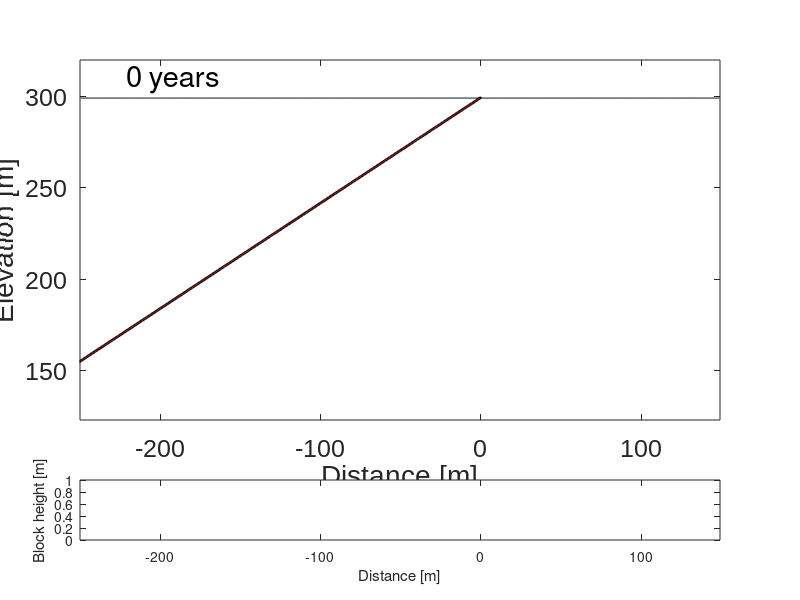

This figure's MATLAB source: (Note: this script raises an error after producing the figure.)
%11/8/2017
%This code evolves a hogback through time. A resistant layer of
%rock, which weathers slowly, overlies a softer layer of rock that weathers
%quickly. Resistant rock produces "blocks" which land on the adjoining
%hillslope. Boundaries incise at a specified rate. User can set hogback
%layer thickness, block size, and dip, as well as relative weathering and
%incision rates. Trackable metrics included are time and space-averaged
%slope, block height, weathering rate, and erosion rate. Parameter space
%exploration allows use of different weathering rules and block movement
%rules. Parameters that users need to specify are surrounded by many 
%comment signs. Model parameters are set to match those presented in JGR
%paper (2017?). This model differs from that of Glade et al., 2017 in that
%it allows the boundary condition to move with the feature. 

%R.C. Glade and R.S. Anderson


clear all %clear all current variables
close all %close all open figures

%% Initialize

%User input needed:
%%%%%%%%%%%%%%%%%%%%%%%%%%%%%%%%%%%%%%%%%%%%%%%%%
%Hogback characteristics
thickness = 1; %thickness of resistant layer [m]
blockheight = 1; %height of blocks [m]
blockwidth = 1; %width of blocks [m]
slopedegrees = 30; %dip of resistant layer [degrees]. Beware extremely low or high angles (must change initial topography setup to work)
drop = 3; %elevation drop (between resistant layer and slope) required for blocks to be released
blockmove = 2; %elevation difference between block and next cell required for block to move. E.g., if blockmove = 2, then elevation difference must be 2 times the current block height
cutoff = 0.2; %blocks no longer act as blocks after this block height
metric = 1; %toggle calculations of metrics in the model (increases run time). 0 = off; 1 = on.  
channel_on = 1; %=1 allows boundary to move with feature; =0 keeps boundary stationary

%Weathering parameters
exponential = 1; %=1 for exponential weathering, =0 for humped weathering rule
wstar = 0.1; %characteristic weathering depth
wdotnot = 1e-3; %maximum (bare bedrock) weathering rate
wdotnot_hard = 1e-5; %maximum (bare bedrock) weathering rate for resistant layer 
H0 = 0; %initial soil thickness

%for humped weathering curve:
%A = 5e-3; %peak of humped weathering curve
%A_l2 = A/100; %peak of humped weathering curve for resistant layer

%Transport parameters
k = 0.5; %this will be in units of [L/T] for Johnstone & Hilley style flux rule
hstar = 0.2; %characteristic depth for depth-dependent flux rule [m]
edot_channel = 3e-5; %channel boundary conditions at edges [m/yr]
%rockdensity = 2.3; %density of rock 
%soildensity = 2; %density of soil
%stdev = 5; %variable used for alternate spatial block distribution on slope

%Time conditions
dt = 2;
tmax = 1500000;
t = 0:dt:tmax;
imax = length(t);
nplots = 600;
tplot = tmax/nplots;
tchannel_stabilize = tmax;
%%%%%%%%%%%%%%%%%%%%%%%%%%%%%%%%%%%%%%%%%%%%%%%%%

%no user input needed (but there are some things you can change if desired)
%Block release rules 
hogbackslope = tand(slopedegrees); %convert slope degrees to percent
dx = blockwidth*cosd(slopedegrees); %set dx based on block height
elevhogdrop = blockheight*sind(slopedegrees); %calculate the vertical decrease in height on resistant layer after new row of blocks falls
xchange = dx;

%Domain setup
xmin = -250;
xmax = 150;
x = xmin:dx:xmax;
xedge = x(1:end-1)+(dx/2); %location of cell edges
zmax = 300; %peak elevation of initial topography
xlimfixed = [min(x) max(x)]; %for plotting purposes
ylimfixed = [123 320]; %for plotting purposes

%initial topography 
fractureplanedegrees = 90-slopedegrees; %line perpendicular to resistant dip slope to define "Fractures"
fractureplane = tand(fractureplanedegrees); %convert to percent slope
z1 = hogbackslope.*(x)+zmax; %line defining the top of the resistant layer
z2 = -fractureplane.*x+zmax; %line defining fracture plane
z2end = zmax-thickness*cosd(slopedegrees); %elevation of end of resistant layer depending on layer thickness
z3 = ones(1,length(x))*z2end; %horizontal line for initial topography of soft rock
zb = min(z1,z2); %combine to get initial topography
zb = max(zb,z3); %combine to get initial bedrock topography 
ztopo0 = zb; % saves initial topo


%Topography and lines for plotting 

%intercepts
b1 = zmax; %intercept for top of resistant layer
b2 = zmax-(thickness/(cosd(slopedegrees))); %intercept for bottom of resistant layer

% equations of lines bounding layers
z1l = (hogbackslope.*x) + b1; %line for top of resistant layer
z2l = z1-thickness/cosd(slopedegrees); %line for bottom of resistant layer
l2 = find(zb<=z1l & zb>=z2l); %location of the hard layer for indexing purposes



%Block rules 
blockend = length(x); %variable used later to prevent blocks going beyond domain space
nrocks = thickness/blockheight; %number of blocks released in one event
blockstart = l2(end)+1; %index of the beginning of the slope i.e. location of deposition of first block when released
wdotdist = []; %initialize array to track location of each block

%initial soil conditions
H=zeros(size(x));
H(:) = H0; %initial soil thickness

z = zb+H; %initial topography is sum of bedrock elevation and soil thickness

%other initializations
F(imax)=struct('cdata',[],'colormap',[]);
wdottracking=[]; %initialize array to keep track of block heights
peak=find(z==max(z(l2)));
elevblock=zeros(size(wdotdist));
elevnext=zeros(size(wdotdist));
Hsave=[]; %array to remember soil thickness underneath blocks


nframe = 0;
%slopelength=zeros(1,length(t)); %slope length tracking
%hogposition=zeros(1,length(t)); %peak position tracking


%plot initial topography
figure(1)
plot(x,zb)
axis equal

%initialize metric arrays
blockstart = 0; 
l=blockstart:5:blockstart+100; %used for calculating metrics
meanslope = zeros(1,length(l));
meanspacing = zeros(1,length(l));
meanH = zeros(1,length(l));
meanheight = zeros(1,length(l));
meanwdot = zeros(1,length(l));
meanflux = zeros(1,length(l));
erosion = zeros(1,length(l));
meanwdot2 = zeros(1,length(l));
analyticalslope = zeros(1,length(l));

meanslopesave=[];
analyticalslopesave=[];
meanfluxsave=[];
meanHsave=[];
meanheightsave=[];
meanwdotsave=[];
meandhdtsave=[];
erosionsave=[];
meanwdot2save=[];
blocklocationsave=[];
blockweathersave = [];
weathering_base_save = [];
peak_save = [];
meanerode_save = [];
meanslope2save = [];



channel = length(zb);





%% run

%Time loop

for i=1:imax
    

    %reevaluate location of hard layer
    l2=find(zb<=z1l & zb>=z2l); %this is the hard layer

    %set weathering rules:
    %if using humped weathering rule:
        if exponential==0

            wdot = wdotnot.*exp(-H./wstar)+((A*H./wstar).*exp(-H./wstar));
            wdot(l2) = 0; %don't allow resistant layer to weather- it only produces blocks. This conserves mass, but may be altered

        end

    %if using exponential weathering rule
        if exponential==1

            wdot = wdotnot.*exp(-H./wstar); 
            wdot(l2) = 0; %don't allow resistant layer to weather- it only produces blocks. This conserves mass, but may be altered

        end

        if channel_on == 1
            Hsave(find(wdotdist==min(channel)))=[]; %remove saved soil height from array at old block locations 
            wdottracking(find(wdotdist==min(channel)))=[]; %remove block weathering tracking from edge of domain
            wdotdist(find(wdotdist==min(channel)))=[]; %remove block location tracking from edge of domain
            wdottracking(find(wdotdist==min(channel)))=[]; %remove block weathering tracking from edge of domain
            wdotdist(find(wdotdist==min(channel)))=[]; %remove block location tracking from edge of domain

            Hsave(find(wdotdist==min(channel)-1))=[]; %remove saved soil height from array at old block locations 
            wdottracking(find(wdotdist==min(channel)-1))=[]; %remove block weathering tracking from edge of domain
            wdotdist(find(wdotdist==min(channel)-1))=[]; %remove block location tracking from edge of domain
            wdottracking(find(wdotdist==min(channel)-1))=[]; %remove block weathering tracking from edge of domain
            wdotdist(find(wdotdist==min(channel)-1))=[]; %remove block location tracking from edge of domain



        end
    

    %Moving blocks
    for j = 1:length(wdotdist)
        
        elevblock(j)=z(wdotdist(j)); %find elevation of top of block
        elevnext(j)=z(wdotdist(j)+1); %find elevation of cell downslope of block
        blockdrop=elevblock(j)-elevnext(j); %find elevation difference between top of block and next cell

            if blockdrop>=blockmove*(blockheight-wdottracking(j)) %if elevation difference is sufficient to move block   

                wdotdist(j)=wdotdist(j)+1; %moves the block one cell downslope in block location array
                H(wdotdist(j)-1)=Hsave(j); %restores previous soil height to cell where block used to be
                zb(wdotdist(j))=zb(wdotdist(j))+(blockheight-(wdottracking(j)))+H(wdotdist(j)); %Add block height to bedrock elevation of new block cell, including soil thickness
                zb(wdotdist(j)-1)=zb(wdotdist(j)-1)-(blockheight-(wdottracking(j)))-Hsave(j); %Subtract block height from bedrock elevation of previous block cell
                Hsave(j)=H(wdotdist(j)); %store soil thickness in new block cell
                H(wdotdist(j))=0; %set soil thickness to 0 on top of blocks
                z=H+zb; %update topography

            end
       
    end
   
    

    %Supply of blocks from hogback

    %keep track of elevation drop next to hogback
    elevdrop=z(l2(end))-z(l2(end)+1); %current elev diff between hogback and slope
    overshoot=elevdrop-drop; %how much further than one blockheight did slope decrease?

    if overshoot>=2*drop %check to make sure slope hasn't eroded down more than 1 block set. If so, need a smaller time step. 
    
        disp('DANGER')
    
    end

    peak=find(z==max(z(l2))); %find new peak elevation

    %block release
    if elevdrop>=drop & t(i)>0 %if elevation drop between resistant layer and slope is sufficient
        channel = [min(channel)-1, channel];
        zb(min(channel)) = zb(min(channel)+1);
        z(min(channel)) = z(min(channel)+1);
        

        
        zmax = z(peak)-elevhogdrop; %new peak after blocks fall based on block height
        zl2end=z(l2(end))-elevhogdrop; %new elev of end of resistant layer after blocks fall
        zb(peak-xchange/dx:l2(end)-xchange/dx)=linspace(zmax,zl2end,length(peak-xchange/dx:l2(end)-xchange/dx)); %place new zb after blocks fall
        zb(l2(end))=zb(l2(end))-drop; %new elevation of slope start
        l2=find(zb>=z2l & zb<=z1l); %update the hard layer
        
        
        peak=find(z==max(z(l2))); %find peak again
        
        %l2=find(zb>=z2l & zb<=z1l); %update the hard layer

        %place blocks every time hogback blocks fall
        blockstart=l2(end)+1; %reevaluate location of end of hogback/beginning of hillslope

        %choose block distribution pattern:
        %wdotdistnew=round(abs(stdev.*randn(1,nrocks))+blockstart); %use random distribution of block placement (right side of bell curve)
        %wdotdistnew=[blockstart:2:blockstart+((2*nrocks)-1)]; %place blocks immediately downslope, with one space in between each other
        wdotdistnew=[blockstart:blockstart+nrocks-1]; %place blocks immediately downslope, next to each other

        wdotdistnew(find(wdotdistnew>blockend))=[]; %make sure blocks don't go beyond calculation space
        zb(wdotdistnew)=zb(wdotdistnew)+blockheight+H(wdotdistnew); %add bedrock topography where there are blocks
        Hsavenew=H(wdotdistnew); %save soil height where there are now blocks
        Hsave=cat(2,Hsave,Hsavenew); %update saved soil height array

        H(wdotdistnew)=0; %set soil where block are to 0 (soil is saved, but must be 0 to allow new weathering rate)
        wdotdist=cat(2,wdotdist,wdotdistnew); %combine new block location array with old
        wdottracking=cat(2,wdottracking,zeros(size(wdotdistnew))); %add cells onto total weathering array to accomodate new blocks
        
    end


    %update weathering array to keep track of block heights
    if exponential==0
       
        %humped weathering rule
        wdot_Hsave=wdotnot.*exp((-(Hsave+(blockheight-wdottracking)))./wstar)+(((A*(Hsave+(blockheight-wdottracking)))./wstar).*exp(-(Hsave+(blockheight-wdottracking))./wstar));
        Hsave=Hsave+(wdot_Hsave*dt);
        %wdot(wdotdist)=wdotnot_hard.*exp(-H(wdotdist)./wstar)+(((A_l2*H(wdotdist))./wstar).*exp(-H(wdotdist))./wstar); %where there is a block, use hard wdot
        wdot(wdotdist) = wdotnot_hard;
        wdottracking=wdottracking+wdot(wdotdist).*dt; %keep track of total weathering
    
    end




    if exponential==1
       
        %exponential weathering rule
        wdot_Hsave=wdotnot.*exp(-(Hsave+(blockheight-wdottracking))./wstar);
        Hsave=Hsave+(wdot_Hsave*dt);
        wdot(wdotdist)=wdotnot_hard.*exp(-H(wdotdist)./wstar); %where there is a block, use hard wdot, allowing soil on top to affect weathering rate
        %wdot(wdotdist)=wdotnot_hard; %where there is a block, use hard wdot assuming no soil
        wdottracking=wdottracking+wdot(wdotdist).*dt; %keep track of total weathering
        
    
    end

    Hsave(find(wdotdist==length(x)-1))=[]; %remove saved soil height from array at old block locations 
    wdottracking(find(wdotdist==length(x)-1))=[]; %remove block weathering tracking from edge of domain
    wdotdist(find(wdotdist==length(x)-1))=[]; %remove block location tracking from edge of domain
    wdottracking(find(wdotdist==length(x)))=[]; %remove block weathering tracking from edge of domain
    wdotdist(find(wdotdist==length(x)))=[]; %remove block location tracking from edge of domain

    
    
    %Soil transport
    %calculate topographic slope
    slope=diff(z)/dx;

    % find peaks and troughs to find H at upslope cell
    signdiff = sign(slope);
    xedge = x(1:end-1)+(dx/2);
    lt = find(signdiff<0); % these will be slopes with peaks to their left
    rt = find(signdiff>0); % these will be slopes with peaks to their right
    
    %find soil thickness at upslope cell
    hedge = zeros(size(xedge));
    hedge(1) = H(2);
    hedge(end)= H(end-1);
    hedge(rt) = H(rt+1);
    hedge(lt) = H(lt);

    %linear flux from Johnstone and Hilley
    q = -k.*slope.*hstar.*(1-(exp(-hedge./hstar)));

    q = [q(1) q q(end)]; % boundary conditions
   
    
    % now conserve mass
    dh_dt=wdot-diff(q)/dx; %change in soil thickness per time step
    H=H+(dh_dt*dt); %new soil thickness 
    H = max(0,H); %prevent negative soil thickness
    
    if channel_on == 1
        zb(2:min(channel)-1) = zb(2:min(channel)-1)-(wdot(2:min(channel)-1));
    
    else
        zb(2:end)=zb(2:end)-(wdot(2:end)*dt); %update bedrock topography, except at boundaries
    end

    %Get rid of blocks once they have weathered to size cutoff
    H(wdotdist(find(wdottracking>=blockheight-cutoff)))=Hsave(find(wdottracking>=blockheight-cutoff));
    zb(wdotdist(find(wdottracking>=blockheight-cutoff)))=z(wdotdist(find(wdottracking>=blockheight-cutoff)))-H(wdotdist(find(wdottracking>=blockheight-cutoff)));
    Hsave(find(wdottracking>=blockheight-cutoff))=[];
    wdotdist(find(wdottracking>=blockheight-cutoff))=[];
    wdottracking(find(wdottracking>=blockheight-cutoff))=[];


    % now impose a channel boundary condition
    if(t(i)<=tchannel_stabilize)
       
        zb(1) = zb(1)-(edot_channel*dt);
        
        
        if channel_on ==1 %channel moves laterally with crest
            zb(channel) = zb(channel)-(edot_channel*dt);
            H(channel) = 0;
            
        else
            zb(end) = zb(end)-(edot_channel*dt);
        end
    
     else
        zb(1) = zb(1);
        zb(end) = zb(end);
        H(1)=1;
        H(end)=1;
    end
    
 
    z=H+zb; %update topography
    

    %Metrics
    if metric == 1
    
    height = blockheight-wdottracking; %current height of blocks
    wdotdistsort = sort(wdotdist); %locations of blocks
    wdotmean = wdot; %all weathering rates
    wdotmean(wdotdistsort) = NaN; %weathering rates of non-blocks only
    Hmean = H; %all soil depths
    Hmean(wdotdistsort) = NaN; %soil depth of non-blocks

        %calculate metrics after a certain amount of time
        if t(i)>1250000

            l = blockstart:1:blockstart+50;
            xmetrics = abs((x(l)) - (x(blockstart)));



            %metrics averaged over 4 cells
            for j = 1:length(l)


                  meanslope2(j) = ((z(l(j))-((sum(height(find(wdotdist == l(j)))))))-(z(l(j)+3)-(sum(height(find(wdotdist == l(j)+3))))))/(x(l(j)+3)-x(l(j)));
                  meanslope(j) = ((z(l(j))-(sum(height(find(wdotdist == l(j))))))-(z(l(j)+3)-(sum(height(find(wdotdist==l(j)+3))))))./((x(l(j)+3)-x(l(j))));
                  meanheight(j) = mean(height(find(wdotdist >= l(j) & wdotdist <= l(j)+3)));
                  %mean soil thickness between blocks
                  meanH(j) = nanmean(Hmean(l(j):l(j)+3));
                  meanwdot(j) = mean(wdot(l(j):l(j)+3));
                  %mean weathering rate in between blocks
                  meanwdot2(j) = nanmean(wdotmean(l(j):l(j)+3)); 
                  meanflux(j) = mean(q(l(j):l(j)+3));

            end

            meanheight(find(isnan(meanheight)==1)) = 0;


        end
    end



    %track sizes for fancy plotting
    markersize1 = wdotdist(find(wdottracking<=blockheight/4));
    markersize2 = wdotdist(find(wdottracking<=blockheight/2 & wdottracking>= blockheight/4));
    markersize3 = wdotdist(find(wdottracking<=3*blockheight/4 & wdottracking>= blockheight/2));
    markersize4 = wdotdist(find(wdottracking>=3*blockheight/4));

    if(rem(t(i),tplot) == 0)
        nframe = nframe+1;

    


    figure(1)
    subplot('position',[0.1 0.3 0.8 0.6]) 
    plot(x,z,'k')
    hold on
    plot(x,zb,'Color', [0.466667 0.533333 0.6])

    
    % now try to patch fill the hard stuff
    xhard = [x(1:peak) x(peak:l2(end)) fliplr(x(1:l2(end)))];
    zhard = [z1l(1:peak) zb(peak:l2(end)) fliplr(z2l(1:l2(end)))];
    fill(xhard,zhard, [0.698039 0.133333 0.133333]);

     plot(x(markersize1),z(markersize1),'sb','MarkerSize',8,'MarkerFaceColor',[0.698039 0.133333 0.133333],'MarkerEdgeColor','k')
     plot(x(markersize2),z(markersize2),'sb','MarkerSize',6,'MarkerFaceColor',[0.698039 0.133333 0.133333],'MarkerEdgeColor','k')
     plot(x(markersize3),z(markersize3),'sb','MarkerSize',3,'MarkerFaceColor',[0.698039 0.133333 0.133333],'MarkerEdgeColor','k')
     plot(x(markersize4),z(markersize4),'sb','MarkerSize',1,'MarkerFaceColor',[0.698039 0.133333 0.133333],'MarkerEdgeColor','k')

    set(gca,'fontsize',18,'fontname','arial');
    xlabel('Distance [m]','fontname','arial','fontsize',20) ;
    ylabel('Elevation [m]','fontname','arial','fontsize',20);
    axis([xlimfixed ylimfixed])
    ht=text(-230,max(ztopo0)+10,['  ',num2str(t(i)), ' years  '],'fontsize',21);
    hold off

    %  %subplot(2,1,2)
      subplot('position',[0.1 0.1 0.8 0.1])
      %plot(x,H,'-k')
      plot(x(wdotdist),blockheight-wdottracking,'.k','linewidth',2)
      xlabel('Distance [m]')
      ylabel('Block height [m]')
      axis([min(x) max(x)  0 blockheight])
    
    drawnow
            if (nframe==1)
                moviein(nplots,gcf);
            end
            M(:,nframe) = getframe(gcf);
 


     %store metrics to be averaged at end
     if metric == 1
         if t(i)>1250000


             meanslopesave=cat(1,meanslopesave,meanslope);
             meanslope2save = cat(1,meanslope2save,meanslope2);
             meanHsave=cat(1,meanHsave,meanH);
             meanheightsave=cat(1,meanheightsave,meanheight);
             meanwdotsave=cat(1,meanwdotsave,meanwdot);
             meanwdot2save=cat(1,meanwdot2save,meanwdot2);
             meanfluxsave=cat(1,meanfluxsave,meanflux);

         end
     end


    end
end




%movie2avi(M,'hogback_30deg_10m_conserve,expo','fps',8) % to convert M file to an avi movie
sorted=sort(wdotdist);
sorttrack=sort(wdottracking);

if metric == 1
    %analyticsave=[mean(analyticalslopesave(:,1)) mean(analyticalslopesave(:,2)) mean(analyticalslopesave(:,3)) mean(analyticalslopesave(:,4)) mean(analyticalslopesave(:,5)) mean(analyticalslopesave(:,6)) mean(analyticalslopesave(:,7)) mean(analyticalslopesave(:,8)) mean(analyticalslopesave(:,9)) mean(analyticalslopesave(:,10)) mean(analyticalslopesave(:,11)) mean(analyticalslopesave(:,12)) mean(analyticalslopesave(:,13)) mean(analyticalslopesave(:,14)) mean(analyticalslopesave(:,15)) mean(analyticalslopesave(:,16)) mean(analyticalslopesave(:,17)) mean(analyticalslopesave(:,18)) mean(analyticalslopesave(:,19)) mean(analyticalslopesave(:,20)) mean(analyticalslopesave(:,21))];
    modelsave=[mean(meanslopesave(:,1)) mean(meanslopesave(:,2)) mean(meanslopesave(:,3)) mean(meanslopesave(:,4)) mean(meanslopesave(:,5)) mean(meanslopesave(:,6)) mean(meanslopesave(:,7)) mean(meanslopesave(:,8)) mean(meanslopesave(:,9)) mean(meanslopesave(:,10)) mean(meanslopesave(:,11)) mean(meanslopesave(:,12)) mean(meanslopesave(:,13)) mean(meanslopesave(:,14)) mean(meanslopesave(:,15)) mean(meanslopesave(:,16)) mean(meanslopesave(:,17)) mean(meanslopesave(:,18)) mean(meanslopesave(:,19)) mean(meanslopesave(:,20)) mean(meanslopesave(:,21))];
    model2save = [mean(meanslope2save(:,1)) mean(meanslope2save(:,2)) mean(meanslope2save(:,3)) mean(meanslope2save(:,4)) mean(meanslope2save(:,5)) mean(meanslope2save(:,6)) mean(meanslope2save(:,7)) mean(meanslope2save(:,8)) mean(meanslope2save(:,9)) mean(meanslope2save(:,10)) mean(meanslope2save(:,11)) mean(meanslope2save(:,12)) mean(meanslope2save(:,13)) mean(meanslope2save(:,14)) mean(meanslope2save(:,15)) mean(meanslope2save(:,16)) mean(meanslope2save(:,17)) mean(meanslope2save(:,18)) mean(meanslope2save(:,19)) mean(meanslope2save(:,20)) mean(meanslope2save(:,21)) mean(meanslope2save(:,22)) mean(meanslope2save(:,23)) mean(meanslope2save(:,24)) mean(meanslope2save(:,25)) mean(meanslope2save(:,26)) mean(meanslope2save(:,27)) mean(meanslope2save(:,28)) mean(meanslope2save(:,29)) mean(meanslope2save(:,30)) mean(meanslope2save(:,31)) mean(meanslope2save(:,32)) mean(meanslope2save(:,33)) mean(meanslope2save(:,34)) mean(meanslope2save(:,35)) mean(meanslope2save(:,36)) mean(meanslope2save(:,37)) mean(meanslope2save(:,38)) mean(meanslope2save(:,39)) mean(meanslope2save(:,40)) mean(meanslope2save(:,41)) mean(meanslope2save(:,42)) mean(meanslope2save(:,43)) mean(meanslope2save(:,44)) mean(meanslope2save(:,45)) mean(meanslope2save(:,46)) mean(meanslope2save(:,47)) mean(meanslope2save(:,48)) mean(meanslope2save(:,49)) mean(meanslope2save(:,50))];
    heightsave=[mean(meanheightsave(:,1)) mean(meanheightsave(:,2)) mean(meanheightsave(:,3)) mean(meanheightsave(:,4)) mean(meanheightsave(:,5)) mean(meanheightsave(:,6)) mean(meanheightsave(:,7)) mean(meanheightsave(:,8)) mean(meanheightsave(:,9)) mean(meanheightsave(:,10)) mean(meanheightsave(:,11)) mean(meanheightsave(:,12)) mean(meanheightsave(:,13)) mean(meanheightsave(:,14)) mean(meanheightsave(:,15)) mean(meanheightsave(:,16)) mean(meanheightsave(:,17)) mean(meanheightsave(:,18)) mean(meanheightsave(:,19)) mean(meanheightsave(:,20)) mean(meanheightsave(:,21))];
    fluxsave=[mean(meanfluxsave(:,1)) mean(meanfluxsave(:,2)) mean(meanfluxsave(:,3)) mean(meanfluxsave(:,4)) mean(meanfluxsave(:,5)) mean(meanfluxsave(:,6)) mean(meanfluxsave(:,7)) mean(meanfluxsave(:,8)) mean(meanfluxsave(:,9)) mean(meanfluxsave(:,10)) mean(meanfluxsave(:,11)) mean(meanfluxsave(:,12)) mean(meanfluxsave(:,13)) mean(meanfluxsave(:,14)) mean(meanfluxsave(:,15)) mean(meanfluxsave(:,16)) mean(meanfluxsave(:,17)) mean(meanfluxsave(:,18)) mean(meanfluxsave(:,19)) mean(meanfluxsave(:,20)) mean(meanfluxsave(:,21))];
    Hsave=[mean(meanHsave(:,1)) mean(meanHsave(:,2)) mean(meanHsave(:,3)) mean(meanHsave(:,4)) mean(meanHsave(:,5)) mean(meanHsave(:,6)) mean(meanHsave(:,7)) mean(meanHsave(:,8)) mean(meanHsave(:,9)) mean(meanHsave(:,10)) mean(meanHsave(:,11)) mean(meanHsave(:,12)) mean(meanHsave(:,13)) mean(meanHsave(:,14)) mean(meanHsave(:,15)) mean(meanHsave(:,16)) mean(meanHsave(:,17)) mean(meanHsave(:,18)) mean(meanHsave(:,19)) mean(meanHsave(:,20)) mean(meanHsave(:,21))];
    wdotsave=[nanmean(meanwdotsave(:,1)) nanmean(meanwdotsave(:,2)) nanmean(meanwdotsave(:,3)) nanmean(meanwdotsave(:,4)) nanmean(meanwdotsave(:,5)) nanmean(meanwdotsave(:,6)) nanmean(meanwdotsave(:,7)) nanmean(meanwdotsave(:,8)) nanmean(meanwdotsave(:,9)) nanmean(meanwdotsave(:,10)) nanmean(meanwdotsave(:,11)) nanmean(meanwdotsave(:,12)) nanmean(meanwdotsave(:,13)) nanmean(meanwdotsave(:,14)) nanmean(meanwdotsave(:,15)) nanmean(meanwdotsave(:,16)) nanmean(meanwdotsave(:,17)) nanmean(meanwdotsave(:,18)) nanmean(meanwdotsave(:,19)) nanmean(meanwdotsave(:,20)) nanmean(meanwdotsave(:,21))];
    wdot2save=[nanmean(meanwdot2save(:,1)) nanmean(meanwdot2save(:,2)) nanmean(meanwdot2save(:,3)) nanmean(meanwdot2save(:,4)) nanmean(meanwdot2save(:,5)) nanmean(meanwdot2save(:,6)) nanmean(meanwdot2save(:,7)) nanmean(meanwdot2save(:,8)) nanmean(meanwdot2save(:,9)) nanmean(meanwdot2save(:,10)) nanmean(meanwdot2save(:,11)) nanmean(meanwdot2save(:,12)) nanmean(meanwdot2save(:,13)) nanmean(meanwdot2save(:,14)) nanmean(meanwdot2save(:,15)) nanmean(meanwdot2save(:,16)) nanmean(meanwdot2save(:,17)) nanmean(meanwdot2save(:,18)) nanmean(meanwdot2save(:,19)) nanmean(meanwdot2save(:,20)) nanmean(meanwdot2save(:,21))];



    figure
    plot(xmetrics(1:21),heightsave,'ok')
    xlabel('x')
    ylabel('block height [m]')

    figure
    plot(xmetrics(1:21),modelsave,'ok')
    xlabel('x')
    ylabel('model slope')

    figure
    plot(xmetrics(1:21),fluxsave,'ok')
    xlabel('x')
    ylabel('soil flux')

    figure
    plot(xmetrics(1:21),wdotsave,'ok')
    xlabel('x')
    ylabel('weathering rate')


    figure
    plot(xmetrics(1:21),wdot2save,'ok')
    xlabel('x')
    ylabel('weathering rate between blocks')


    figure
    plot(xmetrics(1:21),Hsave,'ok')
    xlabel('x')
    ylabel('soil thickness between blocks')
    
end




